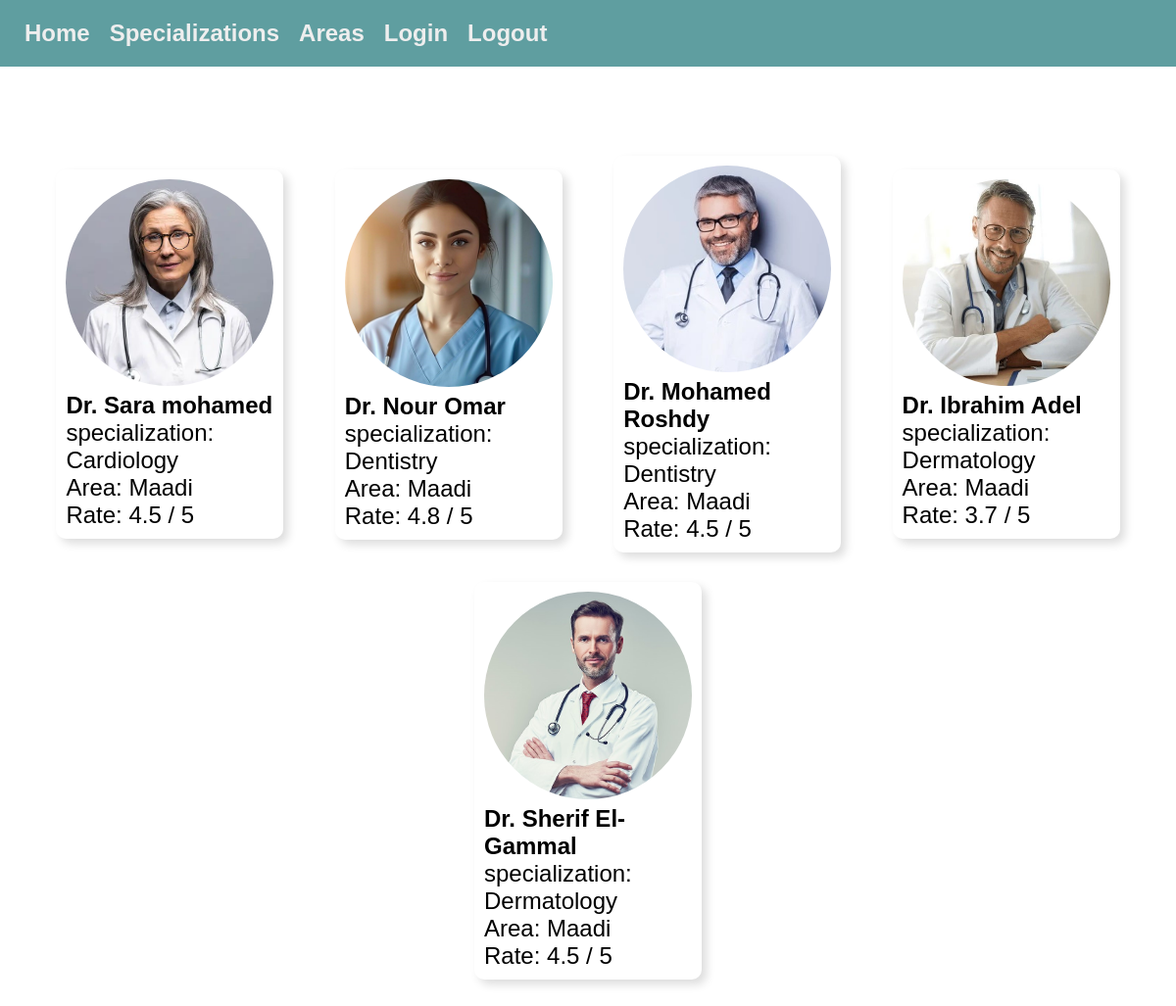
Screenshot of /home/doctor/Maadi/ with the database file from the repository.
### doctors/models.py (models this page shows, shortened)
class Doctor(models.Model):
    image = models.ImageField(upload_to='doctors/')
    name = models.CharField(max_length=100)
    phone = models.CharField(max_length=11,default='00000000000')
    specialization = models.CharField(max_length=100)
    area = models.CharField(max_length=100)
    address = models.TextField()
    price = models.DecimalField(max_digits=10, decimal_places=2)
    rate = models.DecimalField(max_digits=3, decimal_places=1)
    working_hours = models.CharField(max_length=100)

### doctors/views.py (the view)
# urls.py: path('doctor/<str:area>/', views.doctors_by_area, name='doctors_by_area'),
def doctors_by_area(request, area):
    doctors = Doctor.objects.filter(area__icontains=area)
    return render(request, 'doctors/areas_result.html', {'doctors': doctors, 'area':area})

### doctors/templates/doctors/areas_result.html (shortened to what this page needs)
{% extends './base.html' %}
{% load static %}
    {% block header %}
    <link rel="stylesheet" href="{% static 'doctors/css/areas_result.css' %}">
    {% endblock %}
    {% block content %}
    <br><br>
<div class="content">
    {% for doctor in doctors %}
    <div class="card">
        <a href="{% url 'doctor_detail' doctor.id %}">
            <div class="img">
                <img src="{{ doctor.image.url }}" alt="{{ doctor.name }}" class="card-img">
            </div>
            <div class="data">
                <h3>{{ doctor.name }}</h3>
                <p>specialization: {{ doctor.specialization }}</p>
                <p>Area: {{ doctor.area }}</p>
                <p>Rate: {{ doctor.rate }} / 5</p>
            </div>
        </a>
    </div>
    {% empty %}
        <p>No doctors here</p>
    {% endfor %}
</div>
    {% endblock %}

### doctors/static/doctors/css/base_style.css (style rules this page uses)
* { margin: 0; padding: 0; box-sizing: border-box; font-size: 24px; font-family:'Franklin Gothic Medium', 'Arial Narrow', Arial, sans-serif; }

### doctors/static/doctors/css/areas_result.css (style rules this page uses)
* { padding: 0%; margin: 0%; box-sizing: border-box; text-decoration: none; }
a { color: black; }
.content { display: flex; justify-content: space-evenly; align-items: center; flex-wrap: wrap; width: 100%; height: auto; padding: 20px; }
.card { width: 20%; background-color: white; display: flex; flex-direction: column; margin: 15px; border-radius: 10px; padding: 10px; box-shadow: 5px 5px 10px #ddd; transition: 0.5s ease; }
.img { width: 100%; border-radius: 50%; }
img { width: 100%; height:auto; border-radius: 50%; }
.data { font-size: 20px; }

### rows the page displays
Doctor: image (picture), name "Dr. Sara mohamed", specialization "Cardiology", area "Maadi", rate "4.5"
Doctor: image (picture), name "Dr. Nour Omar", specialization "Dentistry", area "Maadi", rate "4.8"
Doctor: image (picture), name "Dr. Mohamed Roshdy", specialization "Dentistry", area "Maadi", rate "4.5"
Doctor: image (picture), name "Dr. Ibrahim Adel", specialization "Dermatology", area "Maadi", rate "3.7"
Doctor: image (picture), name "Dr. Sherif El-Gammal", specialization "Dermatology", area "Maadi", rate "4.5"
